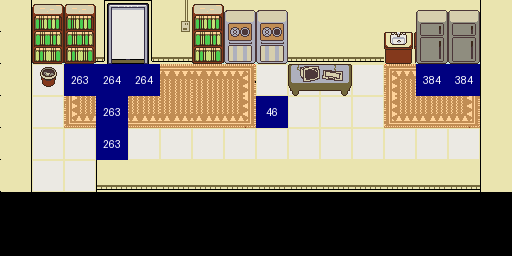

This game map was drawn from its Tiled (.tmx) file and the tilesets committed beside it. A one-line description and the full map source follow:
An orthogonal 16x8 tile map with 32x32 px tiles, 5 tile layers (decor, colliders, metadata, actions, ...), 2 tilesets.

<map version="1.10" tiledversion="1.11.2" orientation="orthogonal" renderorder="right-down" width="16" height="8" tilewidth="32" tileheight="32" infinite="0" nextlayerid="6" nextobjectid="1">
 <tileset firstgid="1" source="../tilesets/lab01.tsx" />
 <tileset firstgid="65" source="../tilesets/blue-labels.tsx" />
 <layer id="1" name="decor" width="16" height="8">
  <data encoding="csv">
0,0,0,0,0,0,0,0,0,0,0,0,0,0,0,0,
0,0,0,0,0,0,0,0,0,0,0,0,0,0,0,0,
0,0,34,36,36,36,36,38,5,0,0,5,34,36,38,0,
0,5,35,37,37,37,37,39,5,5,5,5,35,37,39,0,
0,5,5,5,5,5,5,5,5,5,5,5,5,5,5,0,
0,5,5,0,0,0,0,0,0,0,0,0,0,0,0,0,
0,0,0,0,0,0,0,0,0,0,0,0,0,0,0,0,
0,0,0,0,0,0,0,0,0,0,0,0,0,0,0,0
</data>
 </layer>
 <layer id="2" name="colliders" width="16" height="8">
  <data encoding="csv">
40,10,10,22,24,19,10,28,28,1,1,1,1,17,17,41,
40,11,11,23,25,4,11,29,29,4,4,4,42,18,18,41,
40,16,0,0,0,0,0,0,0,31,30,0,0,0,0,41,
40,0,0,0,0,0,0,0,0,0,0,0,0,0,0,41,
40,0,0,0,0,0,0,0,0,0,0,0,0,0,0,41,
40,0,0,3,4,4,4,4,4,4,4,4,4,4,4,41,
0,0,0,0,0,0,0,0,0,0,0,0,0,0,0,0,
0,0,0,0,0,0,0,0,0,0,0,0,0,0,0,0
</data>
 </layer>
 <layer id="3" name="metadata" width="16" height="8">
  <data encoding="csv">
0,0,0,0,0,0,0,0,0,0,0,0,0,0,0,0,
0,0,0,0,0,0,0,0,0,0,0,0,0,0,0,0,
0,0,0,0,0,0,0,0,0,0,0,0,0,0,0,0,
0,0,0,0,0,0,0,0,0,0,0,0,0,0,0,0,
0,0,0,0,0,0,0,0,0,0,0,0,0,0,0,0,
0,0,0,0,0,0,0,0,0,0,0,0,0,0,0,0,
0,0,0,0,0,0,0,0,0,0,0,0,0,0,0,0,
0,0,0,0,0,0,0,0,0,0,0,0,0,0,0,0
</data>
 </layer>
 <layer id="4" name="actions" width="16" height="8">
  <data encoding="csv">
0,0,0,0,0,0,0,0,0,0,0,0,0,0,0,0,
0,0,0,0,0,0,0,0,0,0,0,0,0,0,0,0,
0,0,327,328,328,0,0,0,0,0,0,0,0,448,448,0,
0,0,0,327,0,0,0,0,0,0,0,0,0,0,0,0,
0,0,0,327,0,0,0,0,0,0,0,0,0,0,0,0,
0,0,0,0,0,0,0,0,0,0,0,0,0,0,0,0,
0,0,0,0,0,0,0,0,0,0,0,0,0,0,0,0,
0,0,0,0,0,0,0,0,0,0,0,0,0,0,0,0
</data>
 </layer>
 <layer id="5" name="characters" width="16" height="8">
  <data encoding="csv">
0,0,0,0,0,0,0,0,0,0,0,0,0,0,0,0,
0,0,0,0,0,0,0,0,0,0,0,0,0,0,0,0,
0,0,0,0,0,0,0,0,0,0,0,0,0,0,0,0,
0,0,0,0,0,0,0,0,110,0,0,0,0,0,0,0,
0,0,0,0,0,0,0,0,0,0,0,0,0,0,0,0,
0,0,0,0,0,0,0,0,0,0,0,0,0,0,0,0,
0,0,0,0,0,0,0,0,0,0,0,0,0,0,0,0,
0,0,0,0,0,0,0,0,0,0,0,0,0,0,0,0
</data>
 </layer>
</map>
